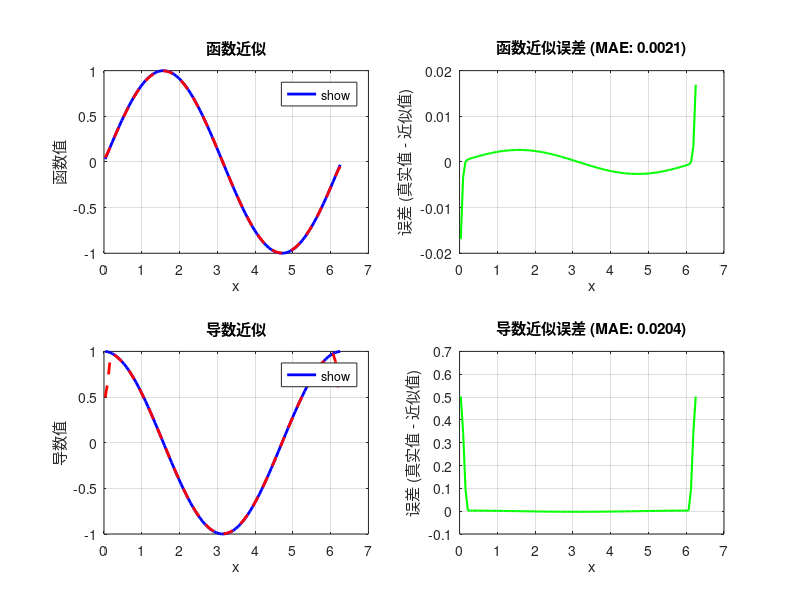

Source code (MATLAB):
% SPH_APPROXIMATION_1D.m
% 描述:
% 使用 'Cubic Spline' 或 'Quadratic' 核函数，在一维空间中近似
% 函数 f(x) = sin(x) 及其导数 f'(x) = cos(x)。

clear; clc; close all;

%% 1. 参数设置
L = 2 * pi;             % 定义域长度
N = 100;                % 粒子数量
dx = L / N;             % 粒子间距 (也是1D中的粒子"体积")
h = 2.0 * dx;           % 光滑长度 (通常是dx的倍数)

% --- 可调参数 ---
% 选择 'cubic' 或 'quadratic'
kernel_choice = 'cubic'; 

% 创建粒子和真实函数/导数值
x = linspace(dx/2, L-dx/2, N)'; % 粒子位置
f_true = sin(x);                % 真实函数值
df_true = cos(x);               % 真实导数值

%% 2. 定义核函数及其导数 (1D)
% R = r/h, r = |xi - xj|
% dW/dx = (dW/dR) * (dR/dr) * (dr/dx) = (f'(R)/alpha_d) * (1/h) * sign(xi-xj)
% 我们将核函数 W 和它的导数 dW/dx 都定义为匿名函数

switch kernel_choice
    case 'cubic'
        alpha_d = 1/h; % 1D 归一化系数
        kernel = @(R) alpha_d * ( (R>=0 & R<1) .* (2/3 - R.^2 + 0.5*R.^3) + ...
                                  (R>=1 & R<2) .* (1/6 * (2-R).^3) );
        grad_kernel = @(R, r_vec) alpha_d * ( (R>=0 & R<1) .* (-2*R + 1.5*R.^2) + ...
                                          (R>=1 & R<2) .* (-0.5 * (2-R).^2) ) .* (1/h) .* sign(r_vec);
        support_domain = 2*h;
        
    case 'quadratic'
        alpha_d = 1/h; % 1D 归一化系数
        kernel = @(R) alpha_d * (R>=0 & R<=2) .* (3/16*R.^2 - 3/4*R + 3/4);
        grad_kernel = @(R, r_vec) alpha_d * (R>=0 & R<=2) .* (6/16*R - 3/4) .* (1/h) .* sign(r_vec);
        support_domain = 2*h;
        
    otherwise
        error("未知的核函数类型。请选择 'cubic' 或 'quadratic'。");
end

%% 3. 执行 SPH 求和 (对所有粒子)
f_approx = zeros(N, 1);
df_approx = zeros(N, 1);

for i = 1:N
    % 对每个粒子i，计算其近似值
    sum_f = 0;
    sum_df = 0;
    
    for j = 1:N
        r_vec = x(i) - x(j);
        r = abs(r_vec);
        
        if r < support_domain
            R = r / h;
            
            % 函数值近似 (公式: A(i) = Σ A(j) * W_ij * V_j)
            W_ij = kernel(R);
            sum_f = sum_f + f_true(j) * W_ij * dx;
            
            % 导数值近似 (公式: ∇A(i) = Σ [A(j)-A(i)] * ∇W_ij * V_j)
            grad_W_ij = grad_kernel(R, r_vec);
            sum_df = sum_df + (f_true(j) - f_true(i)) * grad_W_ij * dx;
        end
    end
    f_approx(i) = sum_f;
    df_approx(i) = sum_df;
end

%% 4. 计算误差
err_f = f_true - f_approx;
mae_f = mean(abs(err_f)); % 平均绝对误差
err_df = df_true - df_approx;
mae_df = mean(abs(err_df));

%% 5. 可视化
figure('Name', ['1D SPH Approximation with ' kernel_choice ' kernel'], 'Position', [50, 50, 1200, 800]);

% --- 子图1: 函数近似 ---
subplot(2, 2, 1);
hold on; grid on; box on;
plot(x, f_true, 'b-', 'LineWidth', 2, 'DisplayName', '真实函数 sin(x)');
plot(x, f_approx, 'r--', 'LineWidth', 2, 'DisplayName', 'SPH 近似');
title('函数近似');
xlabel('x'); ylabel('函数值');
legend('show', 'Location', 'northeast');

% --- 子图2: 函数近似误差 ---
subplot(2, 2, 2);
plot(x, err_f, 'g-', 'LineWidth', 1.5);
grid on; box on;
title(sprintf('函数近似误差 (MAE: %.4f)', mae_f));
xlabel('x'); ylabel('误差 (真实值 - 近似值)');

% --- 子图3: 导数近似 ---
subplot(2, 2, 3);
hold on; grid on; box on;
plot(x, df_true, 'b-', 'LineWidth', 2, 'DisplayName', '真实导数 cos(x)');
plot(x, df_approx, 'r--', 'LineWidth', 2, 'DisplayName', 'SPH 近似');
title('导数近似');
xlabel('x'); ylabel('导数值');
legend('show', 'Location', 'northeast');

% --- 子图4: 导数近似误差 ---
subplot(2, 2, 4);
plot(x, err_df, 'g-', 'LineWidth', 1.5);
grid on; box on;
title(sprintf('导数近似误差 (MAE: %.4f)', mae_df));
xlabel('x'); ylabel('误差 (真实值 - 近似值)');